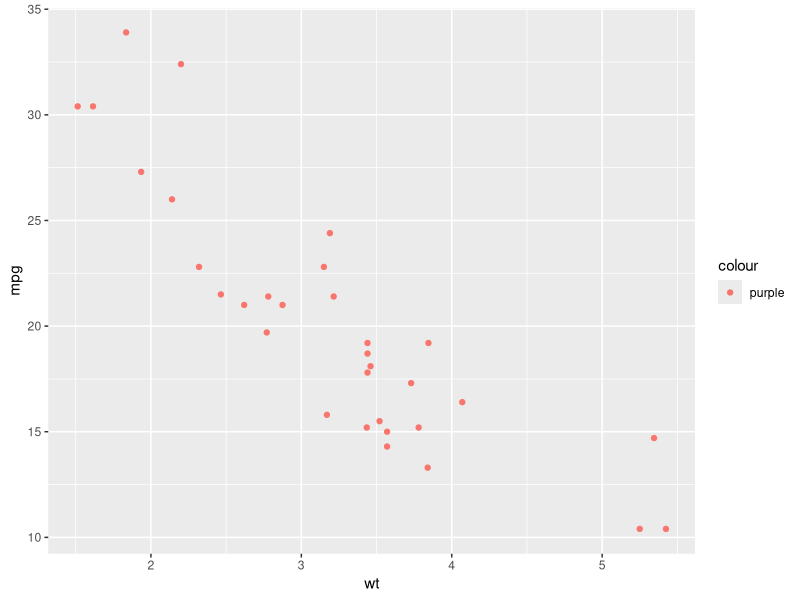

Reproduce this figure in R.
# HGEN-612-project-01
# RStudio and Github
# author:  Isaiah Klimek            
# due date: 2/2/24            

# LIBRARIES
library(tidyverse)
library(ggplot2)

#year vs mpg

mtcars

ggplot(mtcars, aes(wt,mpg)) +
  geom_point(aes(color = "purple"))